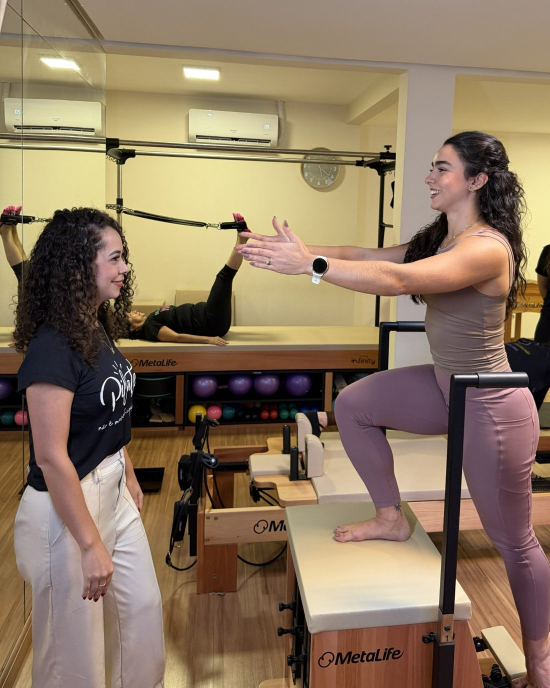
#> input picture clientes/andressa-nascimento/fotos/beneficios-aula.jpg, 1100 x 1375 px (shown at 1/2 size)
$ python -i render.py   (imports and definitions only)
#> lines starting #> are read from the running program, lines starting #| are printed output that depends on the picture
### clientes/dr-fernando/video/motor/timeline.py
# Linha do tempo do vídeo Dr. Fernando (saída 1080x1920 @30fps)
# crop = (x, y, lado) normalizado no quadro 2160x3840 já rotacionado (lado = fração da largura e da altura)
FPS = 30
W, H = 1080, 1920
MW, MH = 1188, 2112          # intermediário 1.1x para punch-in sem perder nitidez
BAR = 2.5                    # 96 BPM -> 4 tempos = 2.5 s

SHOTS = [
    # id, arquivo, ini_fonte, velocidade, dur_saida, crop, zoom(ini,fim), pan(dx,dy em fração)
    dict(id="s01", src="IMG_0740", t=8.00,  spd=.50, dur=1.25, crop=(0.00, 0.00, 1.00), z=(1.00, 1.07), ex=.85, rec=.6),
    dict(id="s00", src="IMG_0740", t=12.00, spd=.50, dur=1.25, crop=(0.00, 0.00, 1.00), z=(1.10, 1.02), ex=.80, rec=.8),
    dict(id="s02", foto="IMG_0745", dur=2.50, z=(1.00, 1.08), ex=.95, rec=.3),
    dict(id="s03", src="IMG_0739", t=2.60,  spd=.60, dur=1.25, crop=(0.04, 0.31, 0.66), z=(1.00, 1.06), ex=.92, rec=.4),
    dict(id="s04", src="IMG_0754", t=9.20,  spd=.60, dur=1.25, crop=(0.54, 0.16, 0.44), z=(1.00, 1.05), ex=.85, rec=.6),
    dict(id="s05", src="IMG_0740", t=2.20,  spd=.60, dur=2.50, crop=(0.46, 0.00, 0.54), z=(1.00, 1.06), ex=.92, rec=.4),
    dict(id="s06", src="IMG_0757", t=13.0,  spd=1.0, dur=2.50, crop=(0.00, 0.00, 1.00), z=(1.00, 1.06), ex=.95, rec=.35),
    dict(id="s07", src="IMG_0757", t=16.2,  spd=.80, dur=1.25, crop=(0.00, 0.00, 1.00), z=(1.05, 1.00), ex=.95, rec=.35),
    dict(id="s08", src="IMG_0758", t=3.00,  spd=.80, dur=1.25, crop=(0.00, 0.00, 1.00), z=(1.00, 1.05), ex=.95, rec=.3),
    dict(id="s09", src="IMG_0757", t=20.0,  spd=.80, dur=2.50, crop=(0.00, 0.00, 1.00), z=(1.00, 1.07), ex=.95, rec=.35),
    dict(id="s10", src="IMG_0739", t=5.30,  spd=1.0, dur=2.50, crop=(0.00, 0.00, 1.00), z=(1.07, 1.00), ex=.95, rec=.3),
    dict(id="s11", foto="IMG_0742", dur=5.00, z=(1.00, 1.10)),
]

# Transições na ENTRADA de cada plano (índice do plano)
TRANS = {
    1: "whip_up", 2: "dip", 3: "zoom_in", 4: "whip_left", 5: "zoom_in",
    6: "whip_right", 7: "zoom_in", 8: "whip_up", 9: "whip_right", 10: "whip_left", 11: "fade_white",
}

# Legendas discretas (texto, ini, fim)
CAPS = [
    ("Tudo começa pela", 0.35, 2.30),
    ("indicação correta.", 2.75, 4.75),
    ("Depois, a técnica.", 5.15, 7.30),
    ("Precisão em cada etapa.", 10.20, 12.30),
    ("E uma finalização cuidadosa.", 15.20, 17.30),
]
NAME = ("Fernando Augusto", "Médico · CRM-GO 29.367", 7.65, 9.85)   # lower third
END = dict(t0=20.0, logo="logo/logo_dourada.png", cta="Agende sua avaliação")


def starts():
    t, out = 0.0, []
    for s in SHOTS:
        out.append(t)
        t += s["dur"]
    return out, t

### clientes/dr-fernando/video/motor/grade.py
"""Grade v3: protege altas luzes, médios mais densos, cor rica (marinho profundo, pele quente, brancos limpos),
claridade local e nitidez. Entrada/saída BGR uint8."""
import numpy as np, cv2


def _lut(fn):
    x = np.arange(256, dtype=np.float32) / 255.
    return np.clip(fn(x) * 255 + .5, 0, 255).astype(np.uint8)


def tone(x):
    # exposição leve + curva S com ombro suave (nunca chega no branco chapado)
    x = np.clip(x * 1.0, 0, None)
    s = x + .20 * x * (1 - x) * (x - .40) * 2.2          # contraste nos médios, pivô 0.40
    sh = .80 + .14 * (1 - np.exp(-(s - .80) / .14))       # ombro acima de 0.80 -> máx ~0.94
    s = np.where(s > .80, sh, s)
    return np.clip(.012 + s * .988, 0, 1)                 # preto levemente "aveludado"


TONE = _lut(tone)
# split-tone (BGR): sombras puxam p/ marinho, altas neutras-quentes bem de leve
_x = np.arange(256, dtype=np.float32) / 255.
SPLIT = np.stack([
    np.clip(_x + .030 * (1 - _x) ** 3 - .014 * _x ** 3, 0, 1),   # B
    np.clip(_x + .004 * (1 - _x) ** 3, 0, 1),                    # G
    np.clip(_x - .012 * (1 - _x) ** 3 + .010 * _x ** 3, 0, 1),   # R
], 1)
SPLIT = (SPLIT * 255 + .5).astype(np.uint8).reshape(1, 256, 3)


_EXL = {}


# [43 lines left out: functions expo_lut, grade, not called in this run]

### clientes/dr-fernando/video/motor/render.py
"""Motor de edição: planos -> transições -> grade -> motion graphics -> mp4.
uso: python3 render.py SEG_DIR FOTOS_DIR FONTS_DIR saida.mp4 [--quadros 0,30,60] [--ate N]
"""
import sys, os, math, subprocess, argparse
import numpy as np, cv2
from PIL import Image, ImageDraw, ImageFont, ImageFilter
sys.path.insert(0, os.path.dirname(os.path.abspath(__file__)))
from timeline import SHOTS, TRANS, CAPS, NAME, END, FPS, W, H, MW, MH, starts

ap = argparse.ArgumentParser()
# [3 lines not run here, left out]

INTER = "/usr/share/fonts/opentype/inter/"
# [1 line that did not run here, left out]
GOLD = (214, 182, 122)
GOLD_L = (232, 208, 160)
NAVY = (27, 45, 67)   # marinho da marca (logo)

ST, TOTAL = starts()
NF = int(round(TOTAL * FPS))
D = 5  # meia-janela de transição em quadros


def ease(x): x = min(max(x, 0.), 1.); return x * x * (3 - 2 * x)
def ein(x): x = min(max(x, 0.), 1.); return x * x * x
def eout(x): x = min(max(x, 0.), 1.); return 1 - (1 - x) ** 3


# ---------------------------------------------------------------- leitura dos planos
class Shot:
    def __init__(self, s):
        self.s = s
        if "foto" in s:
            im = cv2.imread(os.path.join(A.fotos, s["foto"] + ".jpg"))
            h, w = im.shape[:2]
            cw = int(h * 9 / 16)
            x0 = (w - cw) // 2
            im = im[:, x0:x0 + cw]
            self.still = cv2.resize(im, (MW, MH), interpolation=cv2.INTER_AREA)
            return
        self.cap = cv2.VideoCapture(os.path.join(A.seg, s["id"] + ".mp4"))
        self.n = int(self.cap.get(cv2.CAP_PROP_FRAME_COUNT))
        self.pre = min(.45, s["t"])
        self.pos, self.last = -1, None

    # [12 lines left out: function raw, not called in this run]

    def zoom(self, tau):
        z0, z1 = self.s["z"]
        return z0 + (z1 - z0) * min(max(tau / self.s["dur"], 0), 1)


# [1 line that did not run here, left out]


# [21 lines left out: functions place, shot_frame, mblur, not called in this run]


# ---------------------------------------------------------------- luz (light leak)
yy, xx = np.mgrid[0:H, 0:W].astype(np.float32)


# [21 lines left out: functions leak, screen, not called in this run]


# ---------------------------------------------------------------- grade
def curve(pts):
    x = np.arange(256) / 255.
    px, py = zip(*pts)
    return np.clip(np.interp(x, px, py) * 255, 0, 255).astype(np.uint8)


# BGR. Contraste suave, sombras puxando p/ marinho, altas levemente quentes e limpas
LUT = np.dstack([
    curve([(0, .035), (.25, .235), (.5, .5), (.75, .76), (.92, .91), (1, .975)]),   # B
    curve([(0, .02), (.25, .215), (.5, .49), (.75, .765), (.92, .925), (1, .985)]),  # G
    curve([(0, .015), (.25, .205), (.5, .49), (.75, .77), (.92, .93), (1, .99)]),    # R
]).reshape(1, 256, 3)
r2 = ((xx - W / 2) / (W * .75)) ** 2 + ((yy - H / 2) / (H * .72)) ** 2
VIG = (1 - .22 * np.clip(r2, 0, 1) ** 1.6).astype(np.float32)[..., None]
GR = [np.random.RandomState(k).normal(0, 1.5, (H // 2, W // 2, 1)).astype(np.float32) for k in range(6)]
GR = [cv2.resize(g, (W, H), interpolation=cv2.INTER_NEAREST)[..., None] for g in GR]


import grade as G3
GRI = [np.round(g).astype(np.int16) for g in GR]


# [10 lines left out: function shot_params, not called in this run]


def grade(img, f):
    ex, rec = shot_params(f / FPS)
    return G3.grade(img, GRI[f % 6], VIG, ex, rec)


# [6 lines left out: function grade_old, not called in this run]


# ---------------------------------------------------------------- tipografia
_cache = {}


# [31 lines left out: functions font, text_img, not called in this run]


class Layer:
    def __init__(self):
        self.rgb = np.zeros((H, W, 3), np.float32); self.a = np.zeros((H, W, 1), np.float32); self.used = False

    # [109 lines left out: functions paste, rect, comp, fade_io, graphics, not called in this run]


def load_logo(path, width=640):
    im = cv2.imread(path, cv2.IMREAD_UNCHANGED)
    im = cv2.cvtColor(im, cv2.COLOR_BGRA2RGBA).astype(np.float32) / 255.
    sc = width / im.shape[1]
    im = cv2.resize(im, None, fx=sc, fy=sc, interpolation=cv2.INTER_AREA)
    rows = np.where(im[..., 3].max(1) > .3)[0]
    gaps = np.where(np.diff(rows) > 6)[0]
    edges = [rows[0]] + [v for g in gaps for v in (rows[g], rows[g + 1])] + [rows[-1]]
    parts = []
    for i in range(0, len(edges), 2):
        y0, y1 = max(0, edges[i] - 4), edges[i + 1] + 5
        part = im[y0:y1]
        cols = np.where(part[..., 3].max(0) > .02)[0]
        parts.append(np.pad(part[:, max(0, cols[0] - 4):cols[-1] + 5], ((40, 40), (40, 40), (0, 0))))
    # sombra suave marinho atrás de cada parte p/ leitura
    out = []
    for p_ in parts:
        sh = cv2.GaussianBlur(p_[..., 3], (0, 0), 10) * .5
        a = p_[..., 3] + sh * (1 - p_[..., 3])
        rgb = (p_[..., :3] * p_[..., 3:4] + np.array(NAVY, np.float32)[None, None] / 255. * (sh * (1 - p_[..., 3]))[..., None]) / np.maximum(a, 1e-4)[..., None]
        out.append(np.dstack([rgb, a]).astype(np.float32))
    return out


# [1 line that did not run here, left out]


# ---------------------------------------------------------------- composição
# [65 lines left out: functions base_frame, transition, endcard_dim, frame, not called in this run]


# [5 lines not run here, left out]

# [1 line that did not run here, left out]
# [3 lines that did not run here, left out]
# [5 lines not run here, left out]

>>> result = load_logo('../../../andressa-nascimento/fotos/beneficios-aula.jpg')
#> call 2 of load_logo, with width = 640
#> in load_logo, im is the input picture: shape (1375, 1100, 3); mean B, G, R 95.6, 118.7, 139.3
#> in load_logo (call 2), `im = cv2.cvtColor(im, cv2.COLOR_BGRA2RGBA).astype(np.float32) / 255.`:
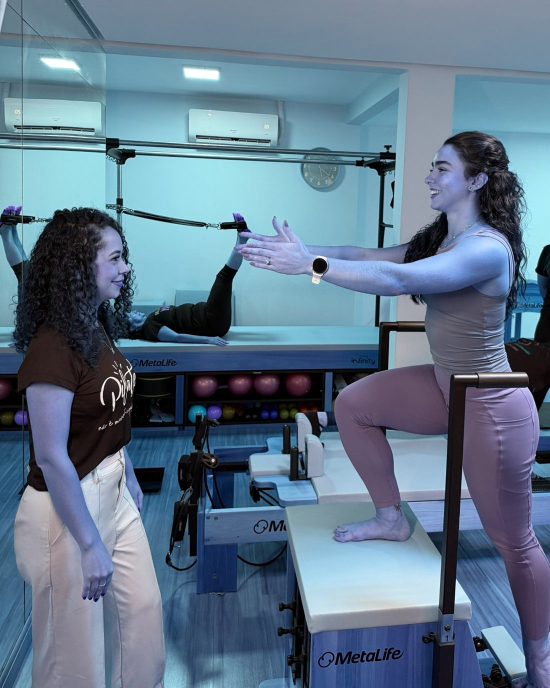
#> im: shape (1375, 1100, 4) float32 (shown at 1/2 size); mean B, G, R, A 0.546, 0.466, 0.375, 1
#> in load_logo (call 2), `im = cv2.resize(im, None, fx=sc, fy=sc, interpolation=cv2.INTER_AREA)`:
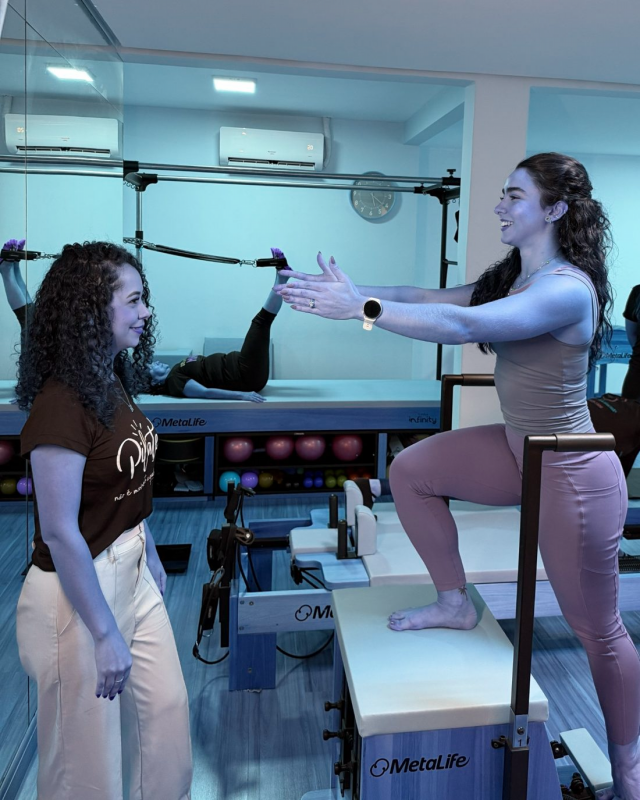
#> im: shape (800, 640, 4) float32; mean B, G, R, A 0.546, 0.465, 0.375, 1
#> in load_logo (call 2), `rows = np.where(im[..., 3].max(1) > .3)[0]`: rows = 800 values from 0 to 799
#> in load_logo (call 2), `gaps = np.where(np.diff(rows) > 6)[0]`: gaps = empty array
#> in load_logo (call 2), `edges = [rows[0]] + [v for g in gaps for v in (rows[g], rows[g + 1])] ..`: edges = [0, 799]
#> the loop in load_logo (call 2), `for i in range(0, len(edges), 2):` made 1 pass
#> (y0, y1) on pass 1: (0, 804)
#> after the loop in load_logo (call 2), `for i in range(0, len(edges), 2):`: parts = 1 item
#> the loop in load_logo (call 2), `for p_ in parts:` made 1 pass
#> pass 1, in load_logo (call 2), `sh = cv2.GaussianBlur(p_[..., 3], (0, 0), 10) * .5`:
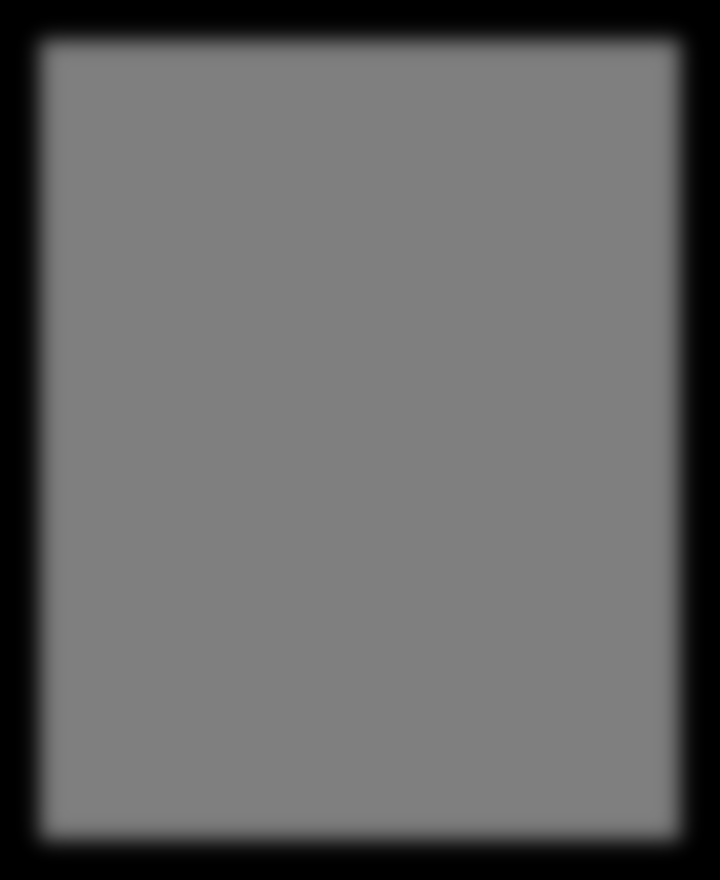
#> sh: shape (880, 720) float32; min 3.58e-10, max 0.5, mean 0.404
#> pass 1, in load_logo (call 2), `a = p_[..., 3] + sh * (1 - p_[..., 3])`:
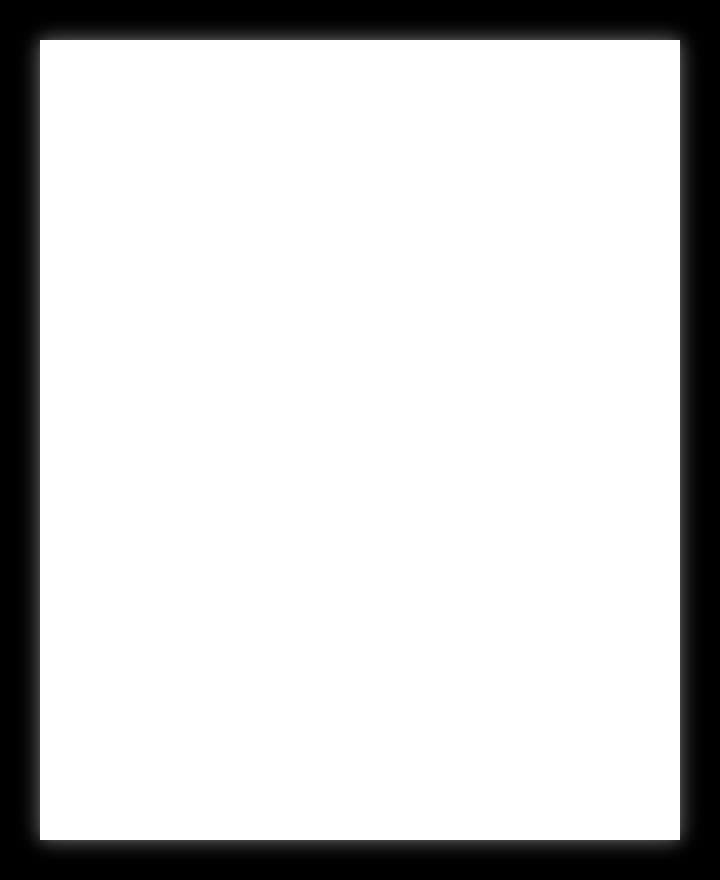
#> a: shape (880, 720) float32; min 3.58e-10, max 1, mean 0.817
#> pass 1, in load_logo (call 2), `rgb = (p_[..., :3] * p_[..., 3:4] + np.array(NAVY, np.float32)[None, N..`:
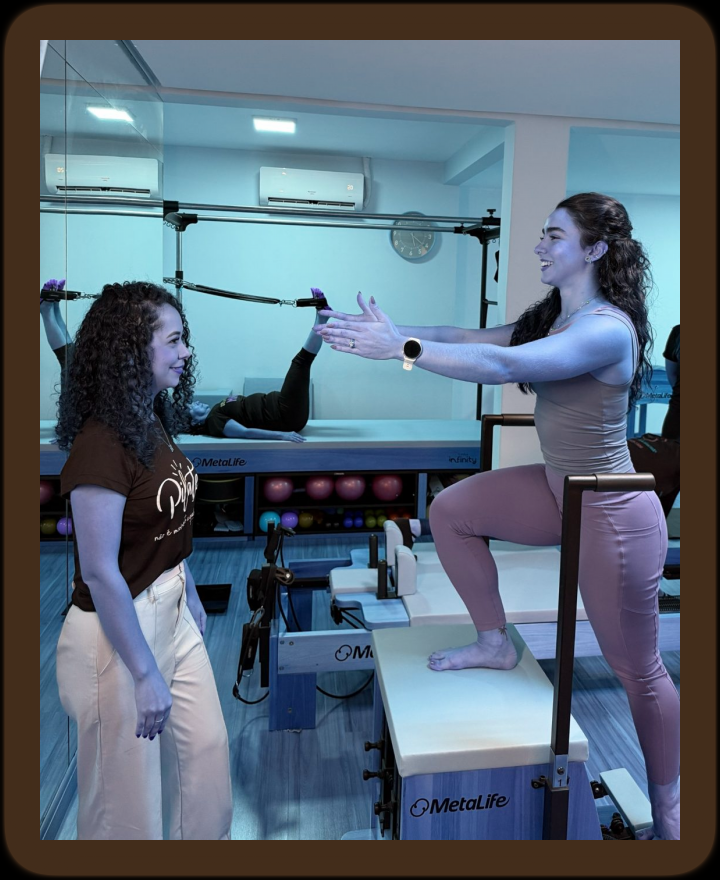
#> rgb: shape (880, 720, 3) float32; mean of channels 0, 1, 2 0.46, 0.406, 0.349; drawn as B, G, R
#> result = 1 item

$ run again, on clientes/alessandra-silveira/assets/img/alessandra-hero.webp
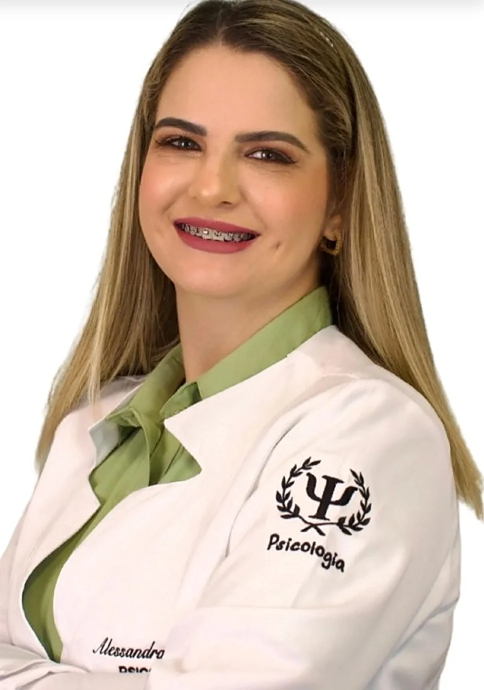
#> input picture clientes/alessandra-silveira/assets/img/alessandra-hero.webp, 968 x 1380 px (shown at 1/2 size)
#> in load_logo, im is the input picture: shape (1380, 968, 3); mean B, G, R 175.4, 190.5, 207.7
#> in load_logo (call 2), `im = cv2.resize(im, None, fx=sc, fy=sc, interpolation=cv2.INTER_AREA)`:
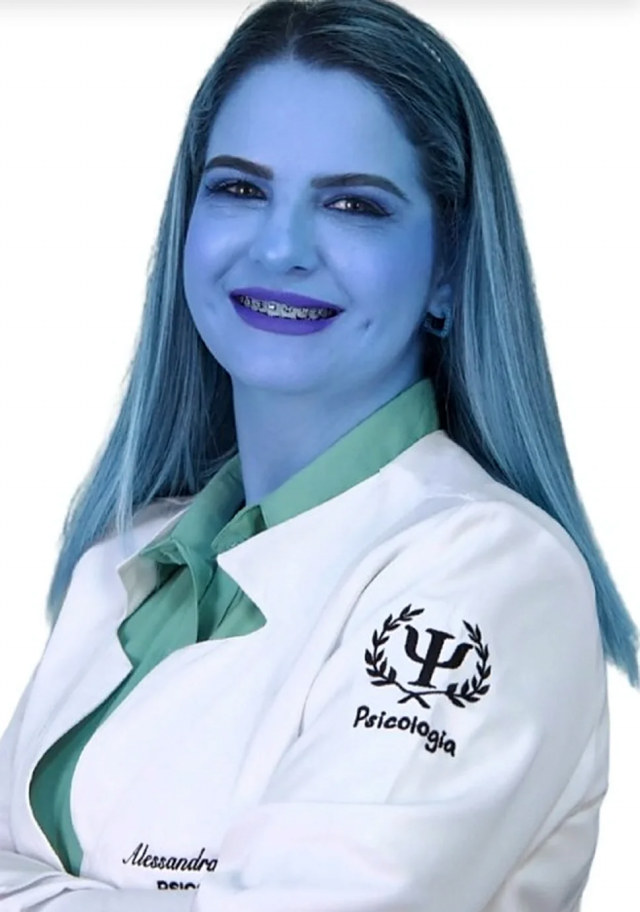
#> im: shape (912, 640, 4) float32; mean B, G, R, A 0.815, 0.747, 0.687, 1
#> rows = 912 values from 0 to 911
#> gaps = empty array
#> edges = [0, 911]
#> the loop in load_logo (call 2), `for i in range(0, len(edges), 2):` made 1 pass
#> (y0, y1) on pass 1: (0, 916)
#> after the loop in load_logo (call 2), `for i in range(0, len(edges), 2):`: parts = 1 item
#> the loop in load_logo (call 2), `for p_ in parts:` made 1 pass
#> pass 1, in load_logo (call 2), `rgb = (p_[..., :3] * p_[..., 3:4] + np.array(NAVY, np.float32)[None, N..`:
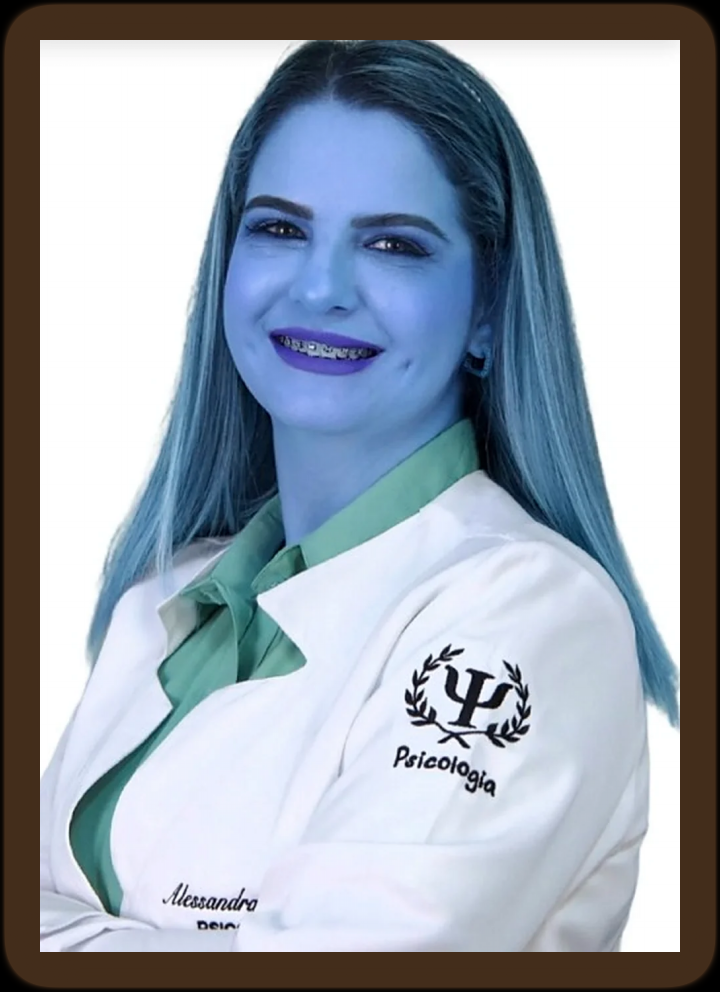
#> rgb: shape (992, 720, 3) float32; mean of channels 0, 1, 2 0.683, 0.64, 0.605; drawn as B, G, R
